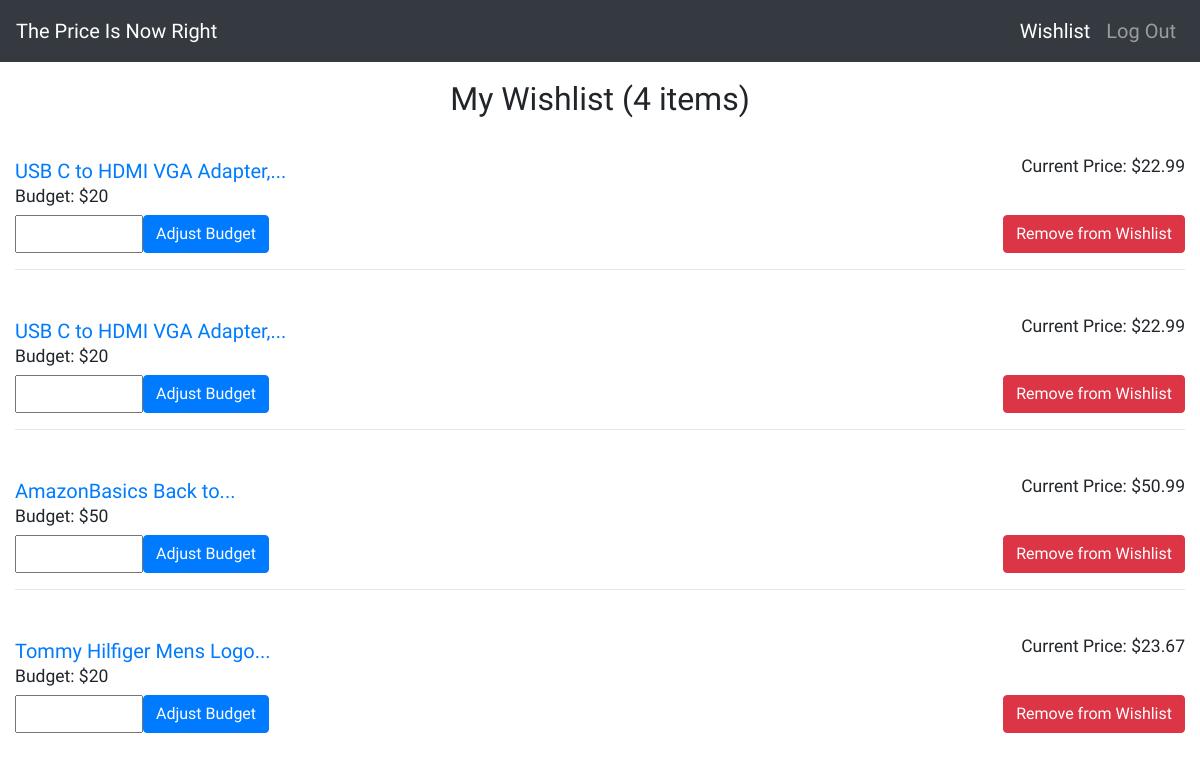
Page /wishlist (signed in) on the earlier database version.
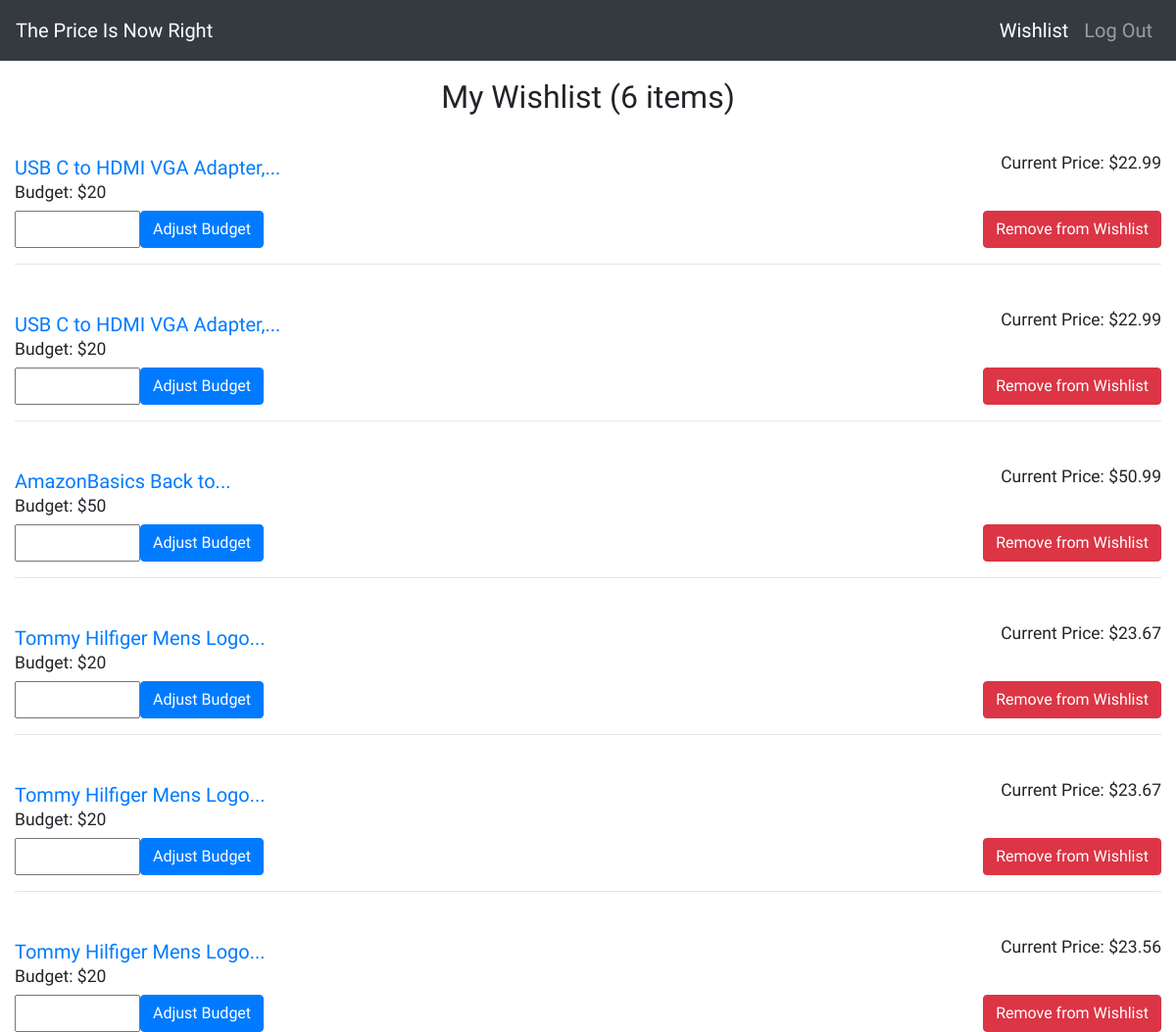
Same page on the later database version.
### price_is_now_right/models.py (models this page shows)
class Product(db.Model):
    id = db.Column(db.Integer, primary_key=True)
    userId = db.Column(db.Integer, db.ForeignKey(User.id), nullable=False)
    title = db.Column(db.String(), nullable=False)
    productURL = db.Column(db.String(), nullable=False)
    currentPrice = db.Column(db.Integer)
    userBudget = db.Column(db.Integer, nullable=False)

### price_is_now_right/routes.py (the view)
@main.route('/wishlist', methods=['GET', 'POST'])
@login_required
def wishlist():
    id = current_user.id
    productList = Product.query.filter_by(userId=id).all()
    return render_template('wishlist.html', productList=productList)

### price_is_now_right/__init__.py (called while the page is built)
def create_app(config_file='settings.py'):
    app = Flask(__name__)
    app.config.from_pyfile('settings.py')
    bootstrap = Bootstrap(app) # allows use of flask-bootstrap
    db.init_app(app)
    migrate = Migrate(app, db)
    login_manager.init_app(app)
    login_manager.login_view = 'main.login'
    @login_manager.user_loader
    def load_user(user_id):
        return User.query.get(user_id)
    app.register_blueprint(main)
    app.cli.add_command(create_tables)
    return app

### price_is_now_right/templates/wishlist.html (shortened to what this page needs)
{% extends "base.html" %}
{% block head %}
{{super()}}
{% endblock %}
{% block styles %}
{{super()}}
<link rel="stylesheet" href="{{url_for('static', filename='wishlist.css')}}">
{% endblock %}
{% block content %}
<nav class="navbar fixed-top navbar-expand-lg navbar-dark bg-dark">
  <a class="navbar-brand" href="{{ url_for('main.index') }}">The Price Is Now Right</a>
  <div class="collapse navbar-collapse" id="navbarSupportedContent">
    <ul class="navbar-nav ml-auto">
        <li class="nav-item active"><a class="nav-link" href="#">Wishlist</a></li>
        <li class="nav-item"><a class="nav-link" href="{{ url_for('main.logout') }}">Log Out</a></li>
    </ul>
  </div>
</nav>
<br>
<div class="container-fluid" id="products">
    <h2 class='wishlist-title text-center'>My Wishlist ({{ productList|length }} items)</h2>
    {% for product in productList %}
    <br>
    <div class='userProduct text-left'>
        <div class="d-flex justify-content-between">
            <a class='product-title' href="{{ product.productURL }}" target="_blank">{{ product.title|truncate(30) }}</a>
            <h4 class="current-price text-right small">Current Price: ${{ product.currentPrice }}</h4>
        </div>
        <h4 class="budget small">Budget: ${{ product.userBudget }}</h4>
        <div class="d-flex justify-content-between">
            <form class='adjust-budget d-flex' method="POST" action="{{ url_for('main.budget', id=product.id) }}">
                <input class='budget-update input-lg' type="number" id="new_budget" name="new_budget" min="0" max="{{ product.currentPrice }}" step=".01"><br>
                <input class='budget-update-btn btn btn-primary' type="submit" value="Adjust Budget">
            </form>
            <form class='remove-wishlist' action="{{ url_for('main.delete', id=product.id) }}">
                <button class="btn btn-danger" type="submit">Remove from Wishlist</button>
            </form>
        </div>
        {% if loop.index < productList|length %}
        <hr>
        {% endif %}
    </div>
    {% endfor %}
</div>
{% endblock %}

### price_is_now_right/templates/base.html (shortened to what this page needs)
<!doctype html>
<html lang="en">
    <head>
        {% block head %}
        {% block styles %}
            {{ bootstrap.load_css() }}
        {% endblock %}
        {% endblock %}
    </head>
    <body>
        {% block content %}{% endblock %}
    </body>
</html>

### price_is_now_right/static/wishlist.css (style rules this page uses)
body { padding-top: 50px; font-family: Cabin; font-size: 20px; }
.product-title { display: inline-block; }
.current-price { display: inline-block; }
.adjust-budget { display: inline-block; }
.remove-wishlist { display: inline-block; }

Differences in the rows shown:
added Product: title "Tommy Hilfiger Mens Logo...", currentPrice "23.67", userBudget "20"
added Product: title "Tommy Hilfiger Mens Logo...", currentPrice "23.56", userBudget "20"
Other differences:
{{ productList|length }}: "4" → "6"
